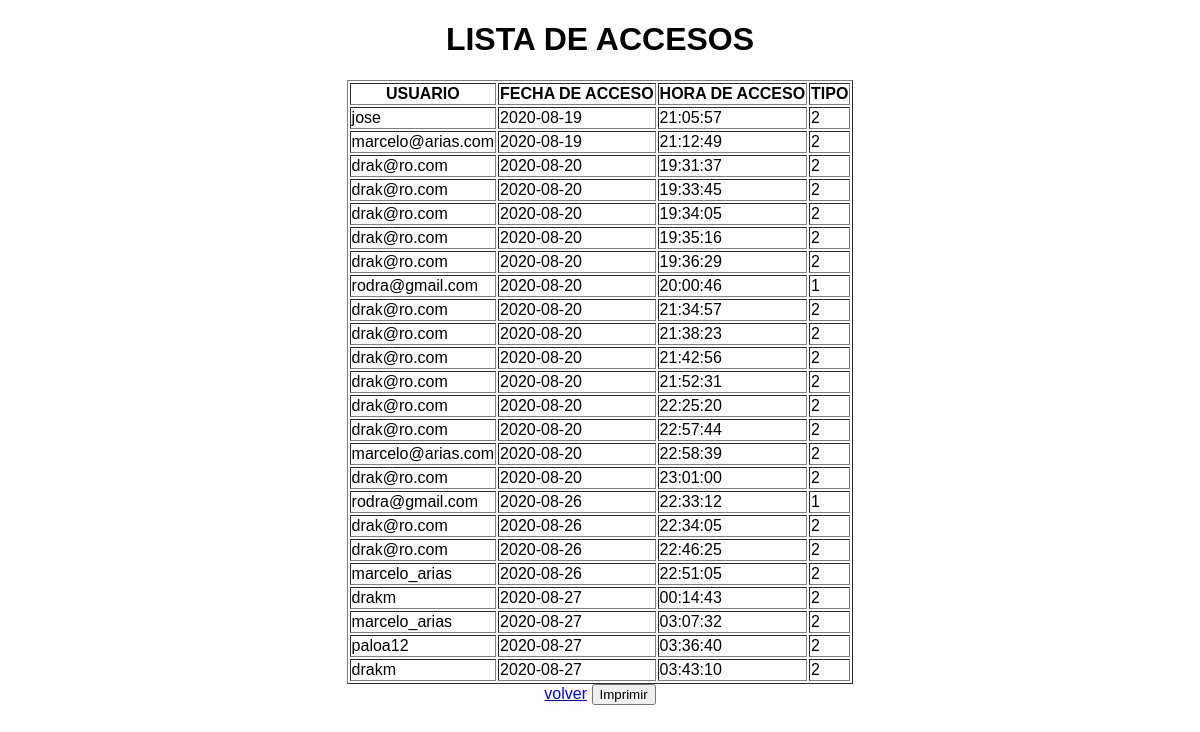
The page /lista_accesos.php on the database as committed earlier.
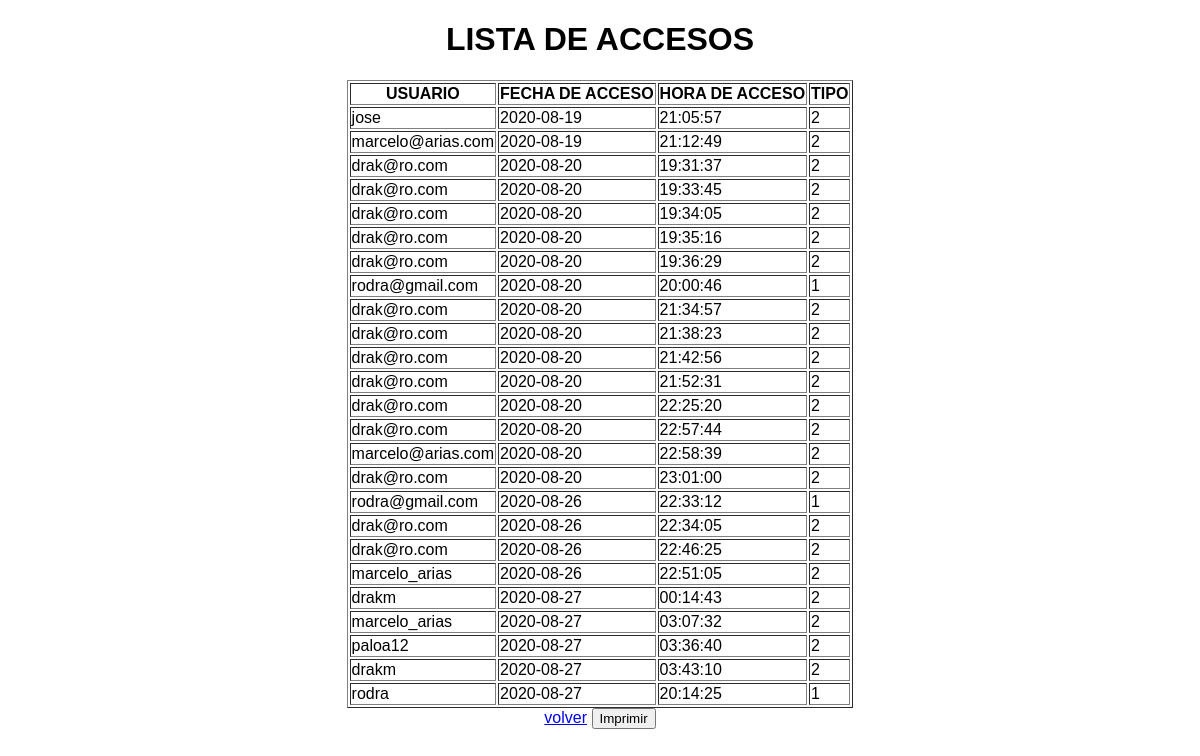
The same page on the database as committed later.
### tables this page shows
CREATE TABLE IF NOT EXISTS `accesos` (
  `id_a` int(11) NOT NULL AUTO_INCREMENT,
  `nuser` varchar(25) NOT NULL,
  `fecha_a` date NOT NULL,
  `hora_a` time NOT NULL,
  `tipo` int(1) NOT NULL,
  PRIMARY KEY (`id_a`)
);

### lista_accesos.php (the view, shortened to what this page needs)
<?php
    require_once 'conexion.php';
    $sql="SELECT * FROM accesos";
    $listado=$conn->query($sql);
?>
<!DOCTYPE html>
<html lang="es">
<head>
</head>
<body>
    <center>
        <h1>LISTA DE ACCESOS</h1>
        <table border="1">
            <thead>
                <tr>
                    <th>USUARIO</th>
                    <th>FECHA DE ACCESO</th>
                    <th>HORA DE ACCESO</th>
                    <th>TIPO</th>
                </tr>
            </thead>
            <tbody>
                <?php
                if($listado->num_rows>0){
                    while ($row=$listado->fetch_assoc()){
                        ?>
                <tr>
                    <td><?php echo $row['nuser'];?></td>
                    <td><?php echo $row['fecha_a'];?></td>
                    <td><?php echo $row['hora_a'];?></td>
                    <td><?php echo $row['tipo'];?></td>
                </tr>
                <?php
                    }
                }
                else{
                    echo "No existen datos en la tabla";
                }
                ?>
            </tbody>
        </table>
        <a href="panel_de_control.php">volver</a>
        <input type="submit" name="Imprimir" value="Imprimir" onclick="location.href='controller/reportes_accesos.php'">
    </center>
</body>
</html>

Rows that differ between the two databases and show on the page:
added accesos: nuser "rodra", fecha_a "2020-08-27", hora_a "20:14:25", tipo "1"
